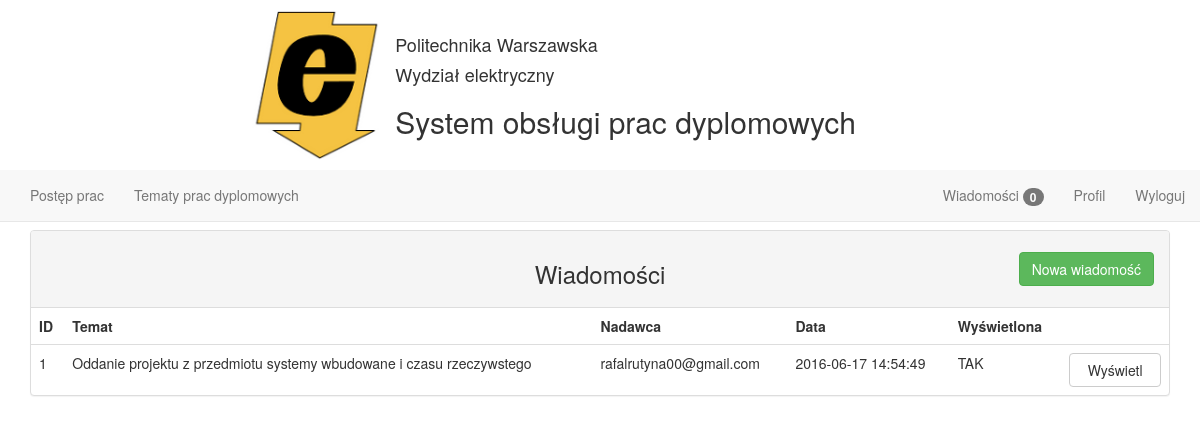
Screenshot of /message_student with the database file from the repository.
### tables this page shows
CREATE TABLE wiadomosc(
  id_wiadomosci INTEGER PRIMARY KEY AUTOINCREMENT,
  id_wykladowca INTEGER,
  id_student INTEGER,
  tekst TEXT NOT NULL,
  data TEXT NOT NULL,
  temat TEXT NOT NULL,
  czy_przeczytane TEXT,
  FOREIGN KEY (id_wykladowca) REFERENCES wykladowca(id_wykladowcy),
  FOREIGN KEY (id_student) REFERENCES student(id_studenta)
);

CREATE TABLE student(
  id_studenta INTEGER PRIMARY KEY AUTOINCREMENT,
  id_temat INTEGER,
  email TEXT NOT NULL,
  nazwisko TEXT NOT NULL,
  imie TEXT NOT NULL,
  haslo TEXT NOT NULL,
  FOREIGN KEY (id_temat) REFERENCES temat_pracy(id_tematu)
);

### main.py (the view)
@app.route('/message_student')
def message_student():
    cur = g.db.execute(
        'SELECT wiadomosc.id_wiadomosci, wiadomosc.temat, student.email, wiadomosc.data, wiadomosc.tekst, wiadomosc.czy_przeczytane FROM wiadomosc INNER JOIN student ON wiadomosc.id_student = student.id_studenta ORDER BY id_wiadomosci DESC ')
    messages = [dict(id=row[0], temat=row[1], nadawca=row[2], data=row[3], tekst=row[4], przeczytane=row[5]) for row in cur.fetchall()]
    return render_template('student_message.html', messages=messages)

### main.py (called while the page is built)
@app.context_processor
def message_count_lecturer():
    session['id_wykladowcy'] = 1;
    cur = g.db.execute('SELECT count(*) FROM wiadomosc WHERE czy_przeczytane like ? AND id_wykladowca = ?',
                       ['NIE', session['id_wykladowcy']])
    return dict(count=cur.fetchall()[0])

@app.context_processor
def message_count_student():
    session['id_studenta'] = 1
    cur = g.db.execute('SELECT count(*) FROM wiadomosc WHERE czy_przeczytane like ? AND id_student = ?', ['NIE', session['id_studenta']])
    return dict(count_student=cur.fetchall()[0])

def connect_db():
    return sqlite3.connect(app.config['DATABASE'])

@app.before_request
def before_request():
    g.db = connect_db()

@app.teardown_request
def teardown_request(exception):
    db = getattr(g, 'db', None)
    if db is not None:
        db.close()

### templates/student_message.html (shortened to what this page needs)
{% extends "student_layout.html" %} {% block main %}
    <div class="panel panel-default">
        <div class="panel-heading text-center"><h3>Wiadomości</h3>
            <form id="new-message" action="new_message_student">
                <button class="btn btn-success pull-right">Nowa wiadomość</button>
            </form>
        </div>
        <table class="table">
            <thead>
            <tr>
                <td>ID</td>
                <td>Temat</td>
                <td>Nadawca</td>
                <td>Data</td>
                <td>Wyświetlona</td>
            </tr>
            </thead>
            <tbody>
            {% for message in messages %}
                <tr>
                    <form action="show_student_message" method="post">
                        <td >{{ message.id }}</td>
                        <td >{{ message.temat }}</td>
                        <td >{{ message.nadawca }}</td>
                        <td >{{ message.data }}</td>
                        <td >{{ message.przeczytane }}</td>
                        <td>
                            <button class="btn btn-block btn-default">Wyświetl</button>
                        </td>
                    </form>
                </tr>
            {% endfor %}
            </tbody>
        </table>
    </div>
{% endblock %}

### static/style.css (style rules this page uses)
body { padding-top: 230px; }
.table thead tr { font-weight: bold; }
#new-message .btn { margin-top: -45px; }

### rows the page displays
wiadomosc: id "1", temat "Oddanie projektu z przedmiotu systemy wbudowane i czasu rzeczywstego", nadawca "rafalrutyna00@gmail.com", data "2016-06-17 14:54:49", przeczytane "TAK"

### other values shown
{{ count_student[0] }} "0"
